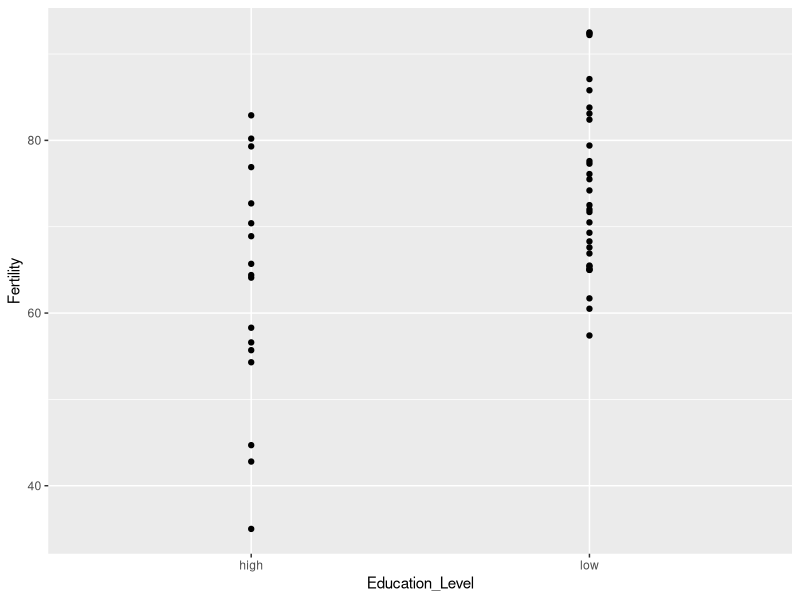
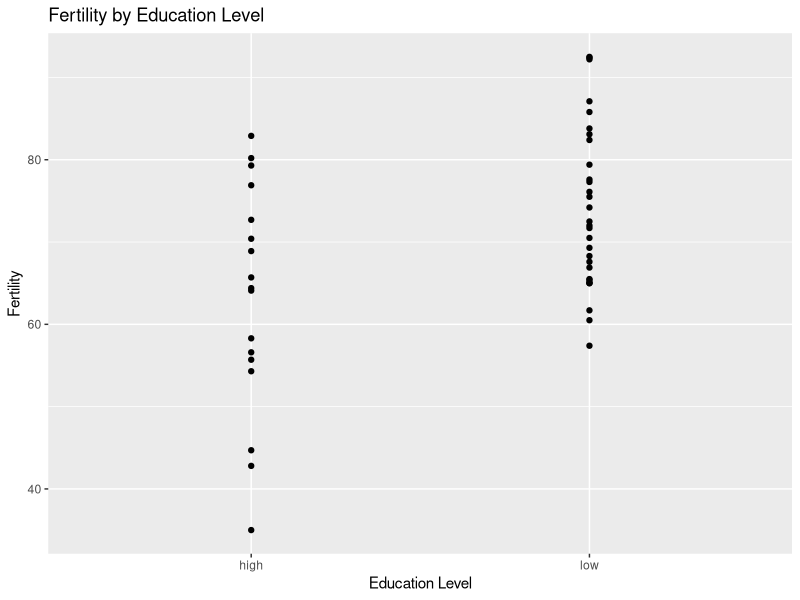
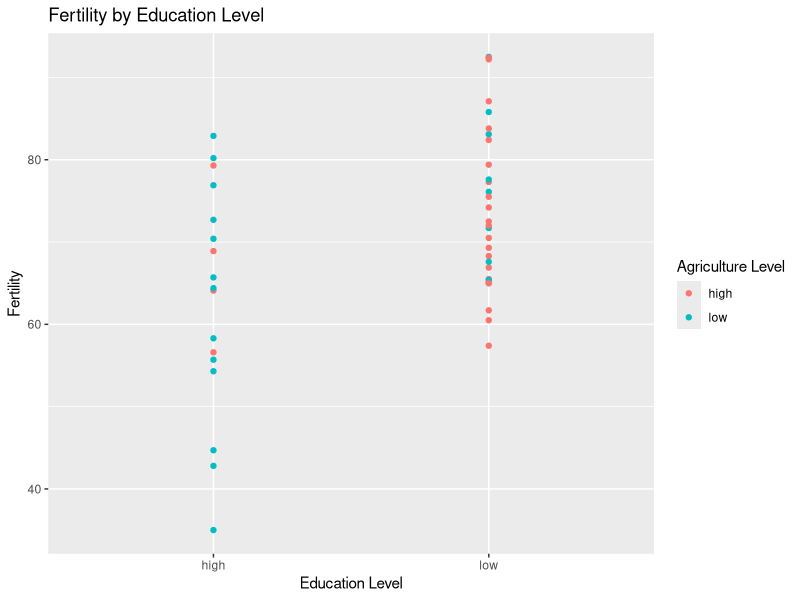
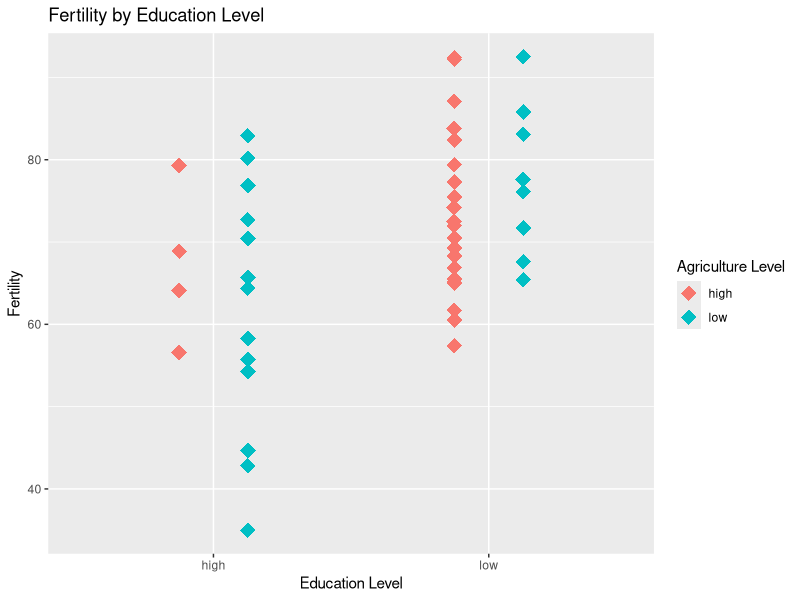
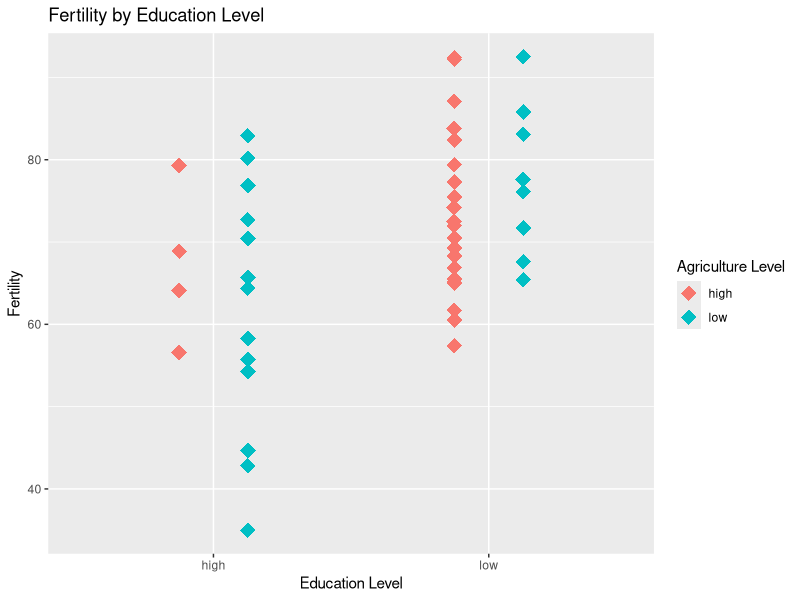
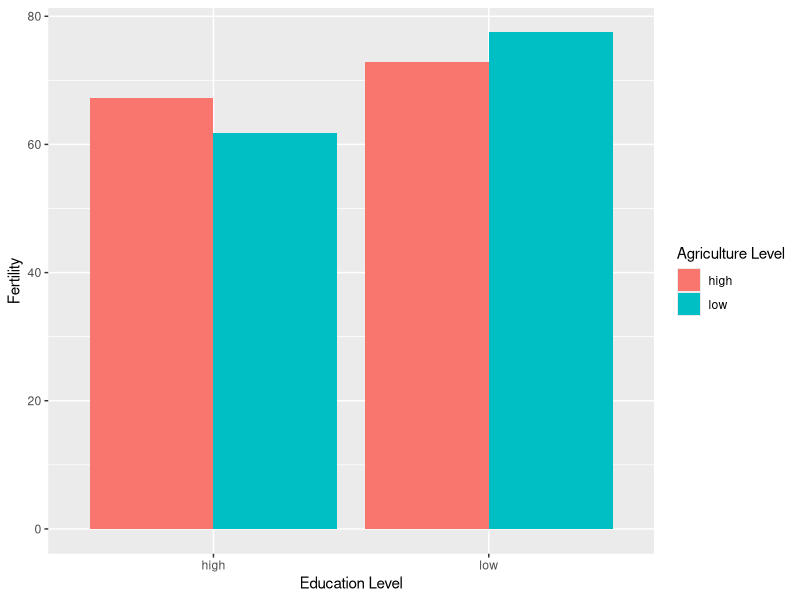
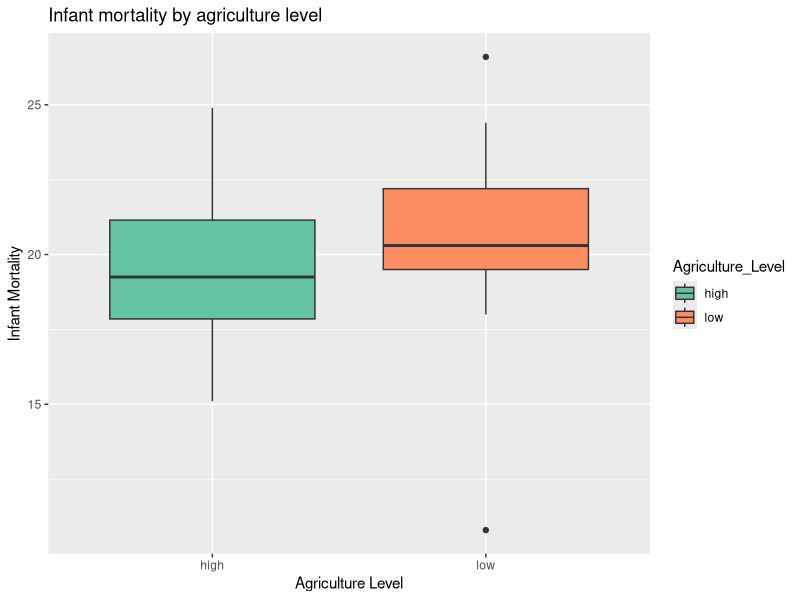
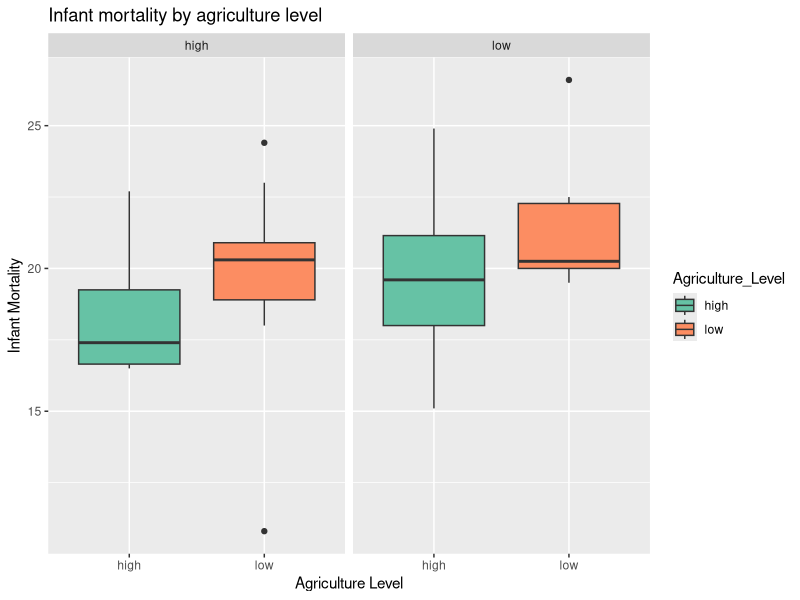

Write R code to recreate these figures, in order.

###################### 
# RA tutorial / week 4
######################

##### preparation: install and load packages

# install the package `tidyverse`
# the tidyverse package installs a number of packages that will be useful for tidying (dplyr, tidyr, etc.)
# you can read more here: https://tidyverse.tidyverse.org/
# by loading it, you can load all packages at once
install.packages('tidyverse')

# install the package `ggplot2`
install.packages('ggplot2')

# load both the tidyverse and ggplot2 pacakges
library(tidyverse)
library(ggplot2)

##### section 1: tidy & non-tidy data

# first, let's take a look at some not-so-tidy data
# this data is built into the tidyverse package
# and shows the number of tuberculosis cases between 1999 and 2000
# in a select number of countries, as documented by the WHO
# it includes several tables (table1, table2, table3, table4a, table 4b, table5)
# which present the data in a different layout

# we will start with table2. here we save it to an R-object:
table2 <- table2

# preview the data
head(table2)

# how could we make this data "tidy"?
# introducing the spread() function
?spread

# use the spread() function to transform the data from "long" to "wide"
# such that each country is a single observation (row)
table2 <- table2 %>%
  spread(key = type, value = count)

# what if we wanted to go in the reverse direction
# in other words, to generate the not-so-tidy data
# introducing the gather() function
?gather

# use the gather() function to transform the data from "wide" to "long"
table2 <- table2 %>%
  gather(key = type, value = count, -year, -country)

##### section 2: loading data & review of dplyr functions

# first, load some data to plot
# we will load the `swiss` dataframe, which contains information about 
# socioeconomic and fertility indicators of swiss provinces in 1888
data(swiss)
?swiss # displays a description of the dataset and variables

# preview the first 10 rows of the data
head(swiss, 10)

# get a summary of the data
str(swiss)

# check whether there are any NAs in the data
is.na(swiss)

# create a new variable, `Province`, consisting of the province name for each observation
# hint: right now these are stored as the row names
swiss$Province <- rownames(swiss)

# use dplyr functions to do a few things:
# (a) create a new factor variable, `Education_Level`, with two levels (`high` or `low`),
# indicating whether the % of education beyond primary school among draftees (Education) 
# is high (>= mean Education) or low (< mean Education)

# (b) create a new factor variable, `Agriculture_Level`, with two levels (`high` or `low`),
# indicating whether the % of males involved in agriculture as an occupation (Agriculture) is high (>= 50%) or low (< 50%)
meanEduLevel <- mean(swiss$Education, na.rm = TRUE)

swiss <- swiss %>%
  mutate(Education_Level = as.factor(ifelse(Education >= meanEduLevel, 'high', 'low')),
         Agriculture_Level = as.factor(ifelse(Agriculture >= 50, 'high', 'low')))

# use the summarize() function to summarize the data 
# calculate the mean fertility by Education_Level (call the resulting summary variable 'Fertility')
# call the new dataframe `swiss_summary_edu`
swiss_summary_edu <- swiss %>%
  group_by(Education_Level) %>%
  summarize(Fertility = mean(Fertility, na.rm = TRUE))
  
# use the summarize() function to summarize the data once more
# calculate the mean fertility by two variables, Education_Level and Agriculture_Level
# call the new dataframe `swiss_summary_edu_agr`
swiss_summary_edu_agr <- swiss %>%
  group_by(Education_Level, Agriculture_Level) %>%
  summarize(Fertility = mean(Fertility, na.rm = TRUE))

##### section 3: creating our first dot plot

# now we will use ggplot2 to plot various aspects of the `swiss` data
# first, let's make a very basic dot plot
# showing fertility for each province based on its education level
# (i.e. NOT the summarized data)
ggplot(data = swiss, aes(x = Education_Level, y = Fertility)) +
  geom_point()

# now copy the code from the last step and create a new plot, changing the axis labels and title
ggplot(data = swiss, aes(x = Education_Level, y = Fertility)) +
  geom_point() +
  labs(x = 'Education Level', title = 'Fertility by Education Level')
  
# now copy the code from the last step and create a new plot, 
# coloring the points according to agriculture level
ggplot(data = swiss, aes(x = Education_Level, y = Fertility, colour = Agriculture_Level)) +
  geom_point() +
  labs(x = 'Education Level', title = 'Fertility by Education Level', colour = 'Agriculture Level')

# now copy the code from the last step and create a new plot,
# making the points larger and centering them around each x-axis level
ggplot(data = swiss, aes(x = Education_Level, y = Fertility, colour = Agriculture_Level)) +
  geom_point(shape = 18, size = 5, position = position_dodge(0.5)) +
  labs(x = 'Education Level', title = 'Fertility by Education Level', colour = 'Agriculture Level')

# now create the plot one last time, adding a theme (choose the theme you like best)
# and save the final plot as an R-object, `mydotplot`
mydotplot <- ggplot(data = swiss, aes(x = Education_Level, y = Fertility, colour = Agriculture_Level)) +
  geom_point(shape = 18, size = 5, position = position_dodge(0.5)) +
  labs(x = 'Education Level', title = 'Fertility by Education Level', colour = 'Agriculture Level') +
  theme_grey()
mydotplot

?ggsave # command to save plots

##### section 4: creating a barplot with a dotplot layer

# next, let's make a barplot
# showing the same thing: fertility based on education level and then agriculture level
# and then also put the dots representing the individual data points on top
# this time, we want the bars to indicate the mean fertility for each education level
# so our code need to change a little
# specifically, we can use the summary dataframes we created earlier since they contain the mean values

# create a basic barplot of mean fertility by education level, coloring the bars by agriculture level
ggplot(data = swiss_summary_edu_agr, aes(x = Education_Level, y = Fertility, fill = Agriculture_Level)) +
  geom_bar(stat = "identity", position = position_dodge(0.9)) +
  labs(x = 'Education Level', fill = 'Agriculture Level')

# now copy the code from the last step and create a new plot,
# making the bars more translucent
# and add the individual data points from the `swiss` dataframe as circular points on top of the bars
# save the last plot as an R-object, `mybarplot`
mybarplot <- ggplot(data = swiss_summary_edu_agr, aes(x = Education_Level, y = Fertility, fill = Agriculture_Level)) +
  geom_bar(stat = "identity", position = position_dodge(0.9), alpha = 0.5) +
  labs(x = 'Education Level') +
  geom_point(data = swiss, aes(colour = Agriculture_Level), position = position_dodge(0.9))

##### section 5: creating a boxplot and using facets

# create a boxplot of infant mortality by agriculture level
# add relevant axis labels, a title, and color the boxplots according to agriculture level
ggplot(data = swiss, aes(x = Agriculture_Level, y = Infant.Mortality, fill = Agriculture_Level)) +
  geom_boxplot() +
  labs(x = 'Agriculture Level', y = 'Infant Mortality', title = 'Infant mortality by agriculture level') +
  scale_fill_brewer(palette = 'Set2')
  
# now copy the code from the last step and create a new plot,
# creating a similar boxplot for each level of education
ggplot(data = swiss, aes(x = Agriculture_Level, y = Infant.Mortality, fill = Agriculture_Level)) +
  geom_boxplot() +
  labs(x = 'Agriculture Level', y = 'Infant Mortality', title = 'Infant mortality by agriculture level') +
  scale_fill_brewer(palette = 'Set2') +
  facet_wrap(~Education_Level)

##### section 6: regression lines 

# for this part, create a scatterplot of infant mortality (y) vs. agriculture (x)
# color the points according to education level, and
# use appropriate axis labels, give the plot a title, and choose a theme
ggplot(data = swiss, aes(x = Agriculture, y = Infant.Mortality, colour = Education_Level)) +
  geom_point() +
  labs(y = 'Infant Mortality', title = 'Infant Mortality vs. Agriculture') +
  theme_grey()

# now copy the code from the last step and create a new plot,
# adding a linear regression line for each education level
ggplot(data = swiss, aes(x = Agriculture, y = Infant.Mortality, colour = Education_Level)) +
  geom_point() +
  labs(y = 'Infant Mortality', title = 'Infant Mortality vs. Agriculture') +
  theme_grey() +
  geom_smooth(method = "lm", se = FALSE)


